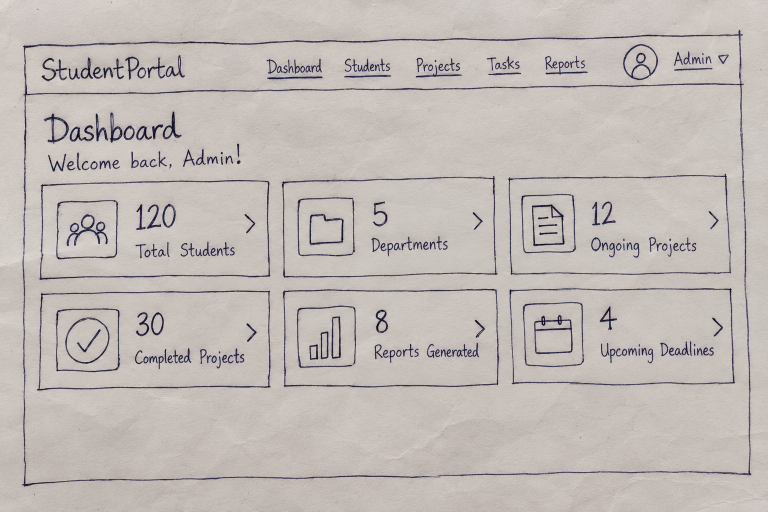
#> input picture frontend/src/assets/showcase/dashboard-wireframe.png, 1536 x 1024 px (shown at 1/2 size)
$ python -i detection.py   (imports and definitions only)
#> lines starting #> are read from the running program, lines starting #| are printed output that depends on the picture; after the words box and inside, x2 and y2 are one past the last pixel; in counts of white or black regions, pixels touching at a corner belong together
"""YOLO detections plus contour evidence for reconciliation and cautious recovery."""
from functools import lru_cache
from pathlib import Path
import cv2
import numpy as np


# [14 lines left out: functions get_model, detect_components, not called in this run]


def area(b):
    return max(0, b['x2'] - b['x1']) * max(0, b['y2'] - b['y1'])


def intersection(a, b):
    return max(0, min(a['x2'], b['x2']) - max(a['x1'], b['x1'])) * max(
        0, min(a['y2'], b['y2']) - max(a['y1'], b['y1']))


def iou(a, b):
    overlap = intersection(a, b)
    return overlap / max(1, area(a) + area(b) - overlap)


def find_rectangles(image_path):
    color = cv2.imread(str(image_path))
#> color is the input picture: shape (1024, 1536, 3); mean B, G, R 181.8, 185.6, 192.9
    if color is None:
        raise ValueError('Cannot decode this image.')
    image = cv2.cvtColor(color, cv2.COLOR_BGR2GRAY)
    height, width = image.shape
#> height = 1024; width = 1536
    hsv = cv2.cvtColor(color, cv2.COLOR_BGR2HSV)
#> hsv: shape (1024, 1536, 3); mean H, S, V 20.7, 18.9, 193.7
    _, ink = cv2.threshold(image, 0, 255, cv2.THRESH_BINARY_INV + cv2.THRESH_OTSU)
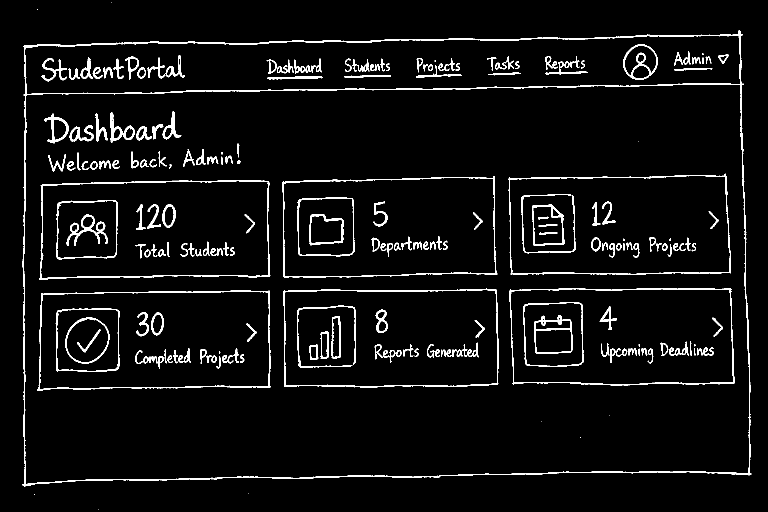
#> ink: shape (1024, 1536) (shown at 1/2 size); 4.8% white; 229 white regions (18 under 20 px)
    contours, _ = cv2.findContours(ink, cv2.RETR_LIST, cv2.CHAIN_APPROX_SIMPLE)
#> contours = 384 contours, 76 with area under 20; largest, box (x1, y1, x2, y2) and area: (46, 60, 1487, 424) 141968, (49, 70, 1481, 189) 136540, (74, 581, 541, 781) 87964, (78, 360, 541, 560) 86256, (78, 582, 540, 779) 86156
    boxes = []
    for contour in contours:
        x, y, w, h = cv2.boundingRect(contour)
        # Closed, mostly rectangular outlines; reject letters and page borders.
        if w < width * .08 or h < height * .025 or h > height * .25:
            continue
        if not 1.5 < w / h < 20 or cv2.contourArea(contour) / (w * h) < .80:
            continue
        corners = cv2.approxPolyDP(contour, .02 * cv2.arcLength(contour, True), True)
        if len(corners) != 4:
            continue
        box = dict(x1=x, y1=y, x2=x+w, y2=y+h)
        inset = max(2, min(w, h)//12)
        patch = hsv[y+inset:y+h-inset, x+inset:x+w-inset]
        box['filled'] = bool(np.mean(patch[:, :, 1] > 80) > .65)
        # Extra visual evidence does not itself change the component class.
        # Keep the existing `filled` rule to avoid changing recovery behaviour.
        box['fill_fraction'] = round(float(np.mean(patch[:, :, 1] > 80)), 3)
        pixels = color[y+inset:y+h-inset, x+inset:x+w-inset]
        b, g, r = np.median(pixels.reshape(-1, 3), axis=0).astype(int)
        box['fill_color'] = f'#{r:02x}{g:02x}{b:02x}'
        if not any(iou(box, old) > .85 for old in boxes):
            boxes.append(box)
#> this loop made 384 passes
#> (x, y, w, h) on passes 1, 3, 4: (196, 1018, 1, 1), (496, 986, 1, 1), (875, 951, 1, 1)
#> after the loop, boxes = 7 items
    # An enclosing bar/card with a separate control inside is not that control.
    boxes = [b for b in boxes if not any(area(other) < area(b)*.5
             and intersection(b, other)/max(1, area(other)) > .95 for other in boxes)]
    return sorted(boxes, key=lambda b: (b['y1'], b['x1']))


# [111 lines left out: functions reconcile_detections, _same_component, find_containers, find_markers, not called in this run]

>>> result = find_rectangles('../frontend/src/assets/showcase/dashboard-wireframe.png')
#> result = 7 items
